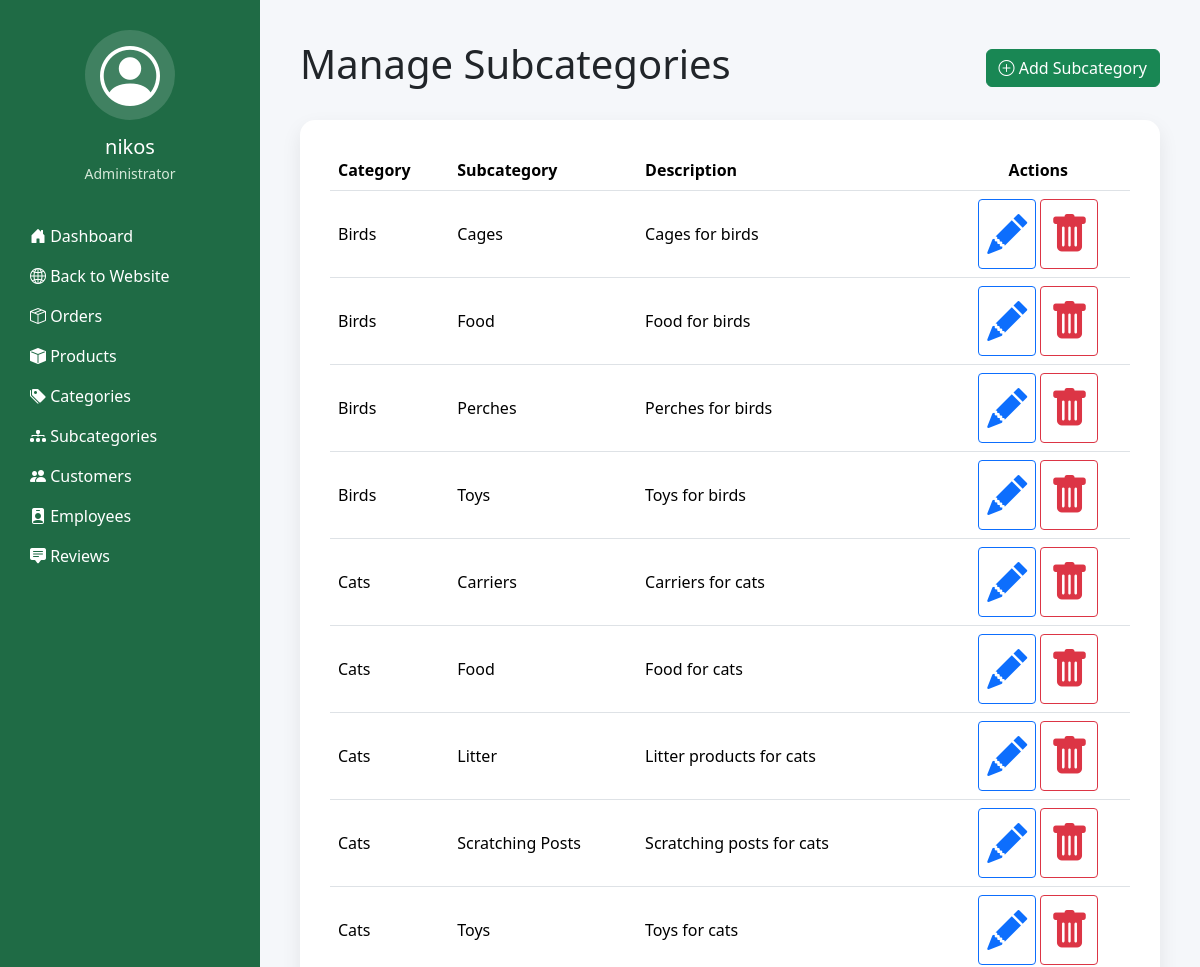
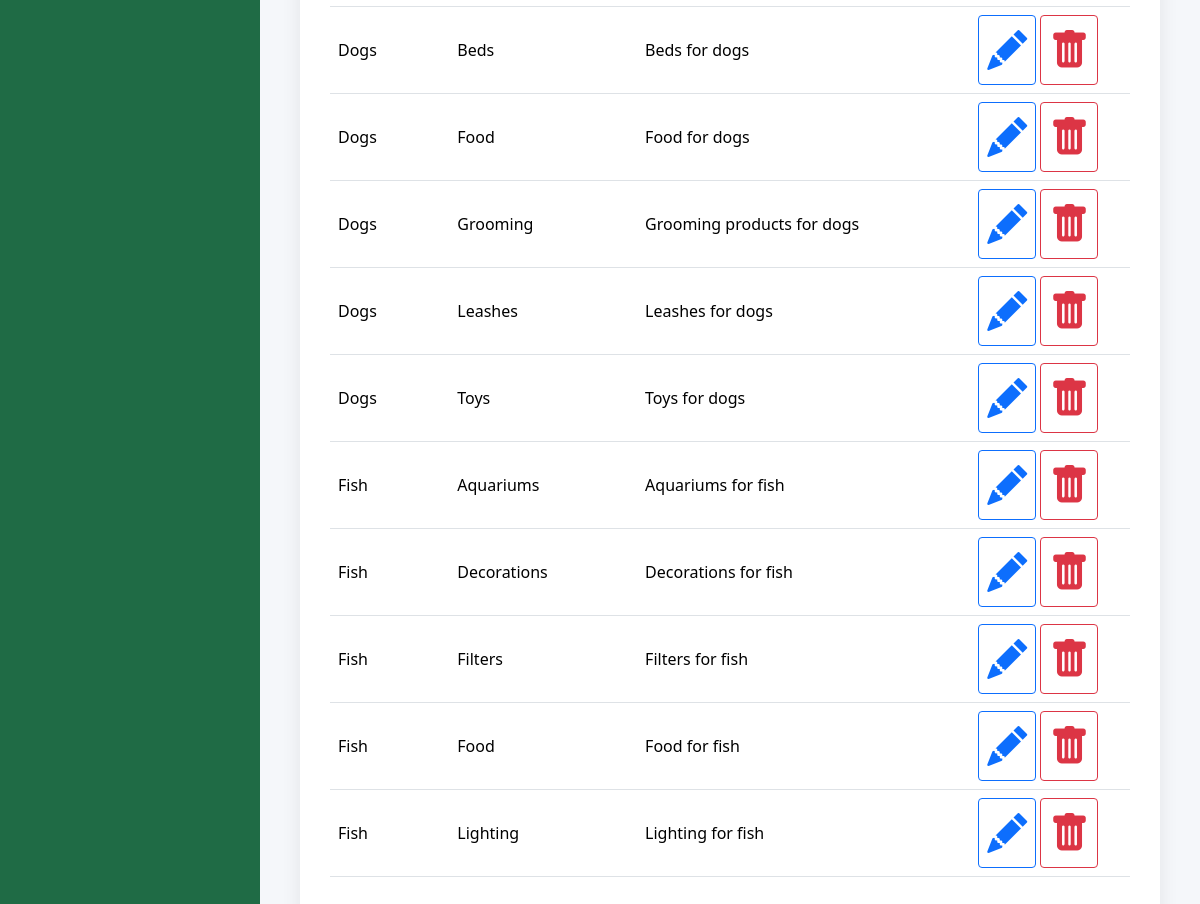
/dashboard/manage-subcategories/ (signed in), run on the app's committed database (2 pictures, top to bottom).
### accounts/models.py (models this page shows, shortened)
class UserProfile(models.Model):
    ROLE_CHOICES = [
        ('Customer', 'Customer'),
        ('Employee', 'Employee'),
        ('Administrator', 'Administrator'),
    ] #ROLE_CHOICES is a Django feature that creates a list of choices for the role field, making it easier to manage user roles in the admin interface
    user = models.OneToOneField(User, on_delete=models.CASCADE, related_name='profile') #OneToOneField creates a relationship where each user can have only one profile
    role = models.CharField(max_length=20, choices=ROLE_CHOICES, default='Customer')
    phone_number = models.CharField(max_length=20, blank=True)
    address = models.TextField(blank=True)
    profile_picture = models.ImageField(upload_to='profiles/', blank=True, null=True)
    date_created = models.DateTimeField(auto_now_add=True)
    class Meta:
        ordering = ['user'] #Profiles will automatically appear in alphabetical order by username in the admin interface
        verbose_name_plural = 'User Profiles'

### products/models.py (models this page shows, shortened)
class SubCategory(models.Model):
    category = models.ForeignKey(Category, on_delete=models.CASCADE, related_name='subcategories')
    name = models.CharField(max_length=100)
    description = models.TextField(blank=True)
    image = models.ImageField(upload_to='categories/', blank=True, null=True)
    class Meta:
        verbose_name_plural = 'SubCategories'

class Category(models.Model):
    name = models.CharField(max_length=100)
    description = models.TextField(blank=True) #blank=True allows the field to be optional
    image = models.ImageField(upload_to='categories/', blank=True, null=True)
    class Meta:
        verbose_name_plural = 'Categories' #This changes the plural name of the model in the admin interface

### dashboard/views.py (the view)
# urls.py: path('manage-subcategories/', views.manage_subcategories, name='manage_subcategories'),
@login_required
def manage_subcategories(request):
    if request.user.profile.role not in ['Employee', 'Administrator']:
        return redirect('dashboard')
    subcategories = (SubCategory.objects.select_related('category').order_by('category__name', 'name'))
    return render(request, 'dashboard/manage_subcategories.html', {'subcategories': subcategories})

### final/context_processors.py (called while the page is built)
def cart_count(request):
    if request.user.is_authenticated:
        try:
            cart = Cart.objects.get(user=request.user)
            count = sum(item.quantity for item in cart.items.all())
        except Cart.DoesNotExist:
            count = 0
    else:
        count = 0
    return {'cart_count': count}

### templates/dashboard/manage_subcategories.html (shortened to what this page needs)
{% extends "dashboard/base_dashboard.html" %}
{% block dashboard_content %}
<div class="d-flex justify-content-between align-items-center mb-4">
    <h1>Manage Subcategories</h1>
    <a href="{% url 'add_subcategory' %}" class="btn btn-success">
        <i class="bi bi-plus-circle"></i>
        Add Subcategory
    </a>
</div>
<div class="dashboard-card">
    <table class="table table-hover align-middle">
        <thead>
            <tr>
                <th>Category</th>
                <th>Subcategory</th>
                <th>Description</th>
                <th class="text-center">Actions</th>
            </tr>
        </thead>
        <tbody>
            {% for subcategory in subcategories %}
            <tr>
                <td>{{ subcategory.category.name }}</td>
                <td>{{ subcategory.name }}</td>
                <td>{{ subcategory.description }}</td>
                <td class="text-center">
                    <a href="{% url 'edit_subcategory' subcategory.id %}" class="btn btn-outline-primary btn-sm">
                        <i class="bi bi-pencil-fill"></i>
                    </a>
                    <a href="{% url 'delete_subcategory' subcategory.id %}" class="btn btn-outline-danger btn-sm">
                        <i class="bi bi-trash-fill"></i>
                    </a>
                </td>
            </tr>
            {% empty %}
            <tr>
                <td colspan="5" class="text-center">
                    No subcategories found.
                </td>
            </tr>
            {% endfor %}
        </tbody>
    </table>
</div>
{% endblock %}

### templates/dashboard/base_dashboard.html (shortened to what this page needs)
{% load static %}
<!DOCTYPE html>
<html lang="en">
<head>
    <link href="https://cdn.jsdelivr.net/npm/bootstrap@5.3.7/dist/css/bootstrap.min.css" rel="stylesheet">
    <link href="{% static 'css/dashboard.css' %}" rel="stylesheet">
    <link href="https://cdn.jsdelivr.net/npm/bootstrap-icons@1.13.1/font/bootstrap-icons.min.css" rel="stylesheet">
</head>
<body>
    <div class="dashboard-wrapper">
        <aside class="sidebar">
            <div class="profile-section">
                <div class="profile-avatar">
                    {% if request.user.profile.profile_picture %}
                        <img src="{{ request.user.profile.profile_picture.url }}" alt="Profile Picture">
                    {% else %}
                        <i class="bi bi-person-circle"></i>
                    {% endif %}
                </div>
                <h5>{{ request.user.first_name|default:request.user.username }}</h5>
                <p>{{ request.user.profile.role }}</p>
            </div>
            <nav>
                <ul class="list-unstyled">
                    <li class="mb-3">
                        <a href="{% url 'dashboard' %}" class="text-white text-decoration-none">
                            <i class="bi bi-house-door-fill"></i>
                            Dashboard
                        </a>
                        <li class="mb-3">
                            <a href="{% url 'home' %}" class="text-white text-decoration-none">
                                <i class="bi bi-globe2"></i>
                                Back to Website
                            </a>
                        </li>
                    </li>
                    {% if request.user.profile.role == "Customer" %}
                        <li class="mb-3">
                            <a href="{% url 'my_orders' %}" class="text-white text-decoration-none">
                                <i class="bi bi-bag-check-fill"></i>
                                My Orders
                            </a>
                        </li>
                        <li class="mb-3">
                            <a href="{% url 'my_reviews' %}" class="text-white text-decoration-none">
                                <i class="bi bi-star-fill"></i>
                                My Reviews
                            </a>
                        </li>
                        <li class="mb-3">
                            <a href="{% url 'my_profile' %}" class="text-white text-decoration-none">
                                <i class="bi bi-person-fill"></i>
                                My Profile
                            </a>
                        </li>
                    {% elif request.user.profile.role == "Administrator" %}
                        <li class="mb-3">
                            <a href="{% url 'manage_orders' %}" class="text-white text-decoration-none">
                                <i class="bi bi-box-seam"></i>
                                Orders
                            </a>
                        </li>
                        <li class="mb-3">
                            <a href="{% url 'manage_products' %}" class="text-white text-decoration-none">
                                <i class="bi bi-box-fill"></i>
                                Products
                            </a>
                        </li>
                        <li class="mb-3">
                            <a href="{% url 'manage_categories' %}" class="text-white text-decoration-none">
                                <i class="bi bi-tags-fill"></i>
                                Categories
                            </a>
                        </li>
                        <li class="mb-3">
                            <a href="{% url 'manage_subcategories' %}" class="text-white text-decoration-none">
                                <i class="bi bi-diagram-3-fill"></i>
                                Subcategories
                            </a>
                        </li>
                        <li class="mb-3">
                            <a href="{% url 'manage_customers' %}" class="text-white text-decoration-none">
                                <i class="bi bi-people-fill"></i>
                                Customers
                            </a>
                        </li>
                        <li class="mb-3">
                            <a href="{% url 'manage_employees' %}" class="text-white text-decoration-none">
                                <i class="bi bi-person-badge-fill"></i>
                                Employees
                            </a>
                        </li>
                        <li class="mb-3">
                            <a href="{% url 'manage_reviews' %}" class="text-white text-decoration-none">
                                <i class="bi bi-chat-square-text-fill"></i>
                                Reviews
                            </a>
                        </li>
                     {% endif %}
                </ul>
            </nav>
        </aside>
        <main class="dashboard-content">
            {% block dashboard_content %}
            {% endblock %}
        </main>
    </div>
</body>
</html>

### static/css/dashboard.css (style rules this page uses)
body { margin: 0; background: #f5f7fa; }
.dashboard-wrapper { display: flex; min-height: 100vh; }
.sidebar { width: 260px; background: #1f6b45; color: white; padding: 30px; }
.dashboard-content { flex: 1; padding: 40px; }
.profile-section { text-align: center; margin-bottom: 40px; }
.profile-avatar { width: 90px; height: 90px; margin: auto; margin-bottom: 15px; border-radius: 50%; overflow: hidden; background: rgba(255,255,255,.15); display: flex; align-items: center; justify-content: center; }
.profile-avatar i { font-size: 60px; }
.profile-section h5 { margin-bottom: 4px; }
.profile-section p { color: #d6e9d9; font-size: 14px; }
.dashboard-card { background: #ffffff; border-radius: 15px; padding: 30px; box-shadow: 0 8px 20px rgba(0,0,0,.08); transition: 0.3s; height: 100%; }
.dashboard-card i { font-size: 40px; color: var(--primary-color); margin-bottom: 20px; }

### data on the page
SubCategory: category.name "Birds", name "Cages", description "Cages for birds"
SubCategory: category.name "Birds", name "Food", description "Food for birds"
SubCategory: category.name "Birds", name "Perches", description "Perches for birds"
SubCategory: category.name "Birds", name "Toys", description "Toys for birds"
SubCategory: category.name "Cats", name "Carriers", description "Carriers for cats"
SubCategory: category.name "Cats", name "Food", description "Food for cats"
SubCategory: category.name "Cats", name "Litter", description "Litter products for cats"
SubCategory: category.name "Cats", name "Scratching Posts", description "Scratching posts for cats"
SubCategory: category.name "Cats", name "Toys", description "Toys for cats"
SubCategory: category.name "Dogs", name "Beds", description "Beds for dogs"
SubCategory: category.name "Dogs", name "Food", description "Food for dogs"
SubCategory: category.name "Dogs", name "Grooming", description "Grooming products for dogs"
SubCategory: category.name "Dogs", name "Leashes", description "Leashes for dogs"
SubCategory: category.name "Dogs", name "Toys", description "Toys for dogs"
SubCategory: category.name "Fish", name "Aquariums", description "Aquariums for fish"
SubCategory: category.name "Fish", name "Decorations", description "Decorations for fish"
SubCategory: category.name "Fish", name "Filters", description "Filters for fish"
SubCategory: category.name "Fish", name "Food", description "Food for fish"
SubCategory: category.name "Fish", name "Lighting", description "Lighting for fish"

### other printed values
{{ request.user.first_name|default:request.user.username }} "nikos"
{{ request.user.profile.role }} "Administrator"
